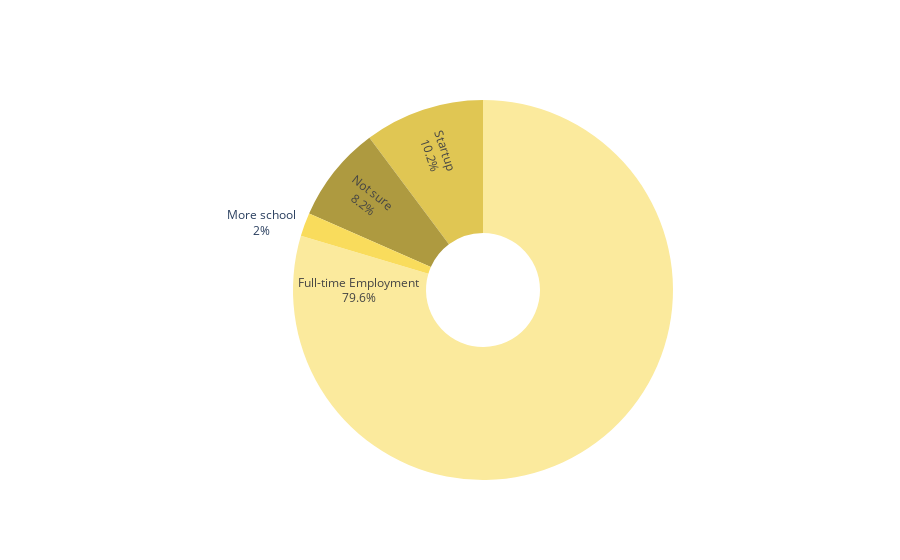

Here is the notebook cell this chart was saved with:
### Markdown cell above
# 4 - What do you expect to be doing a year from now

### Code cell
labels = ['Full-time Employment', 'More school', 'Startup', 'Not sure']
values = [79.6, 2, 10.2, 8.2]
colors = ['#fbea9d', '#f9dc5c', '#e0c653', '#ae9a40']
fig = go.Figure(data=[go.Pie(labels=labels, values=values, textinfo='label+percent',
                             insidetextorientation='radial', marker_colors=colors, hole=.3
                            )])
fig.update_layout(showlegend=False)

iplot(fig)

### Figure 1 — Plotly figure (JSON) as saved in the notebook; plotly's stock layout.template omitted (floating-point values rounded to 4 significant figures)
{"data": [{"hole": 0.3, "insidetextorientation": "radial", "labels": ["Full-time Employment", "More school", "Startup", "Not sure"], "marker": {"colors": ["#fbea9d", "#f9dc5c", "#e0c653", "#ae9a40"]}, "textinfo": "label+percent", "type": "pie", "values": [79.6, 2, 10.2, 8.2]}], "layout": {"showlegend": false}}
